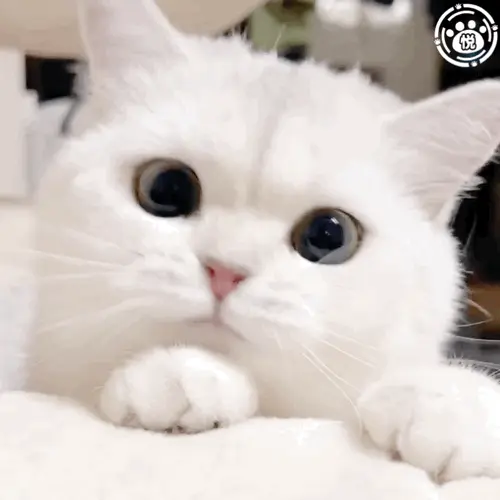
#> input picture img/1.webp, 500 x 500 px
$ python gif_2_png.py
#> lines starting #> are read from the running program, lines starting #| are printed output that depends on the picture
# -*- coding: utf-8 -*-
# @time     : 2024/1/18 17:31
# @author   : yhdu@tongwoo.cn
# @desc     :
# @file     : gif_2_png.py
# @software : PyCharm

from PIL import Image, ImageSequence


def main():
    img = Image.open("./img/1.webp")
#> img is the input picture: PIL image 500x500 RGBA; mean R, G, B, A 206.2, 197.9, 192.8, 255
    idx = 1
    for frame in ImageSequence.all_frames(img):
        frame.save("./img/cat/gif_{0}.png".format(idx), quality=100)
        idx += 1
#> this loop made 10 passes
#> pass 2, in main, `frame.save("./img/cat/gif_{0}.png".format(idx), quality=100)`:
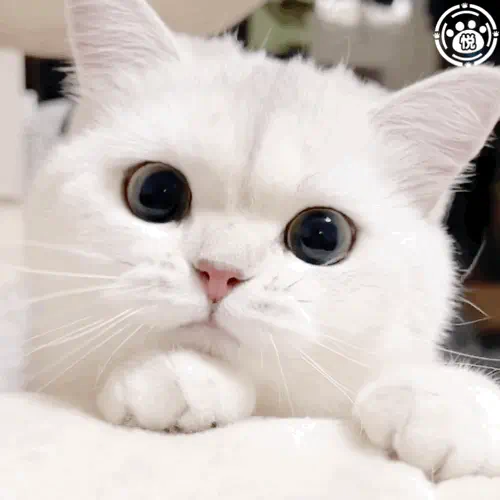
#> saved as gif_2.png: PIL image 500x500 RGBA; mean R, G, B, A 205.6, 197.2, 192.3, 255
#> after the loop, idx = 11


if __name__ == "__main__":
    main()
